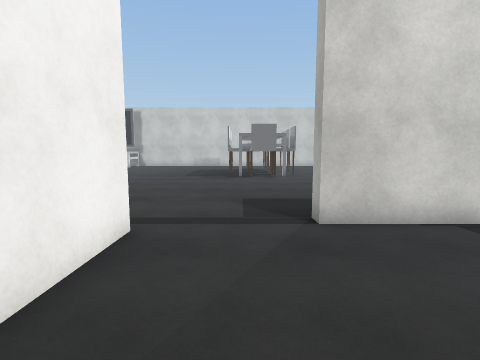
view 1 (above)

16 first-person views from a walk through a scene from a Unity 3-D project. The camera is 1.4 m above the floor, tilts 6° down and sees 85° across. The floor is counted in squares, 1 m on a side. Each view is taken from the middle of a square. On the plan, view 1 faces up. The plan holds only what a view shows up to about 13 squares ahead; the rest is blank. The place goes on beyond the plan. Some surface patterns are stand-ins.

view 2
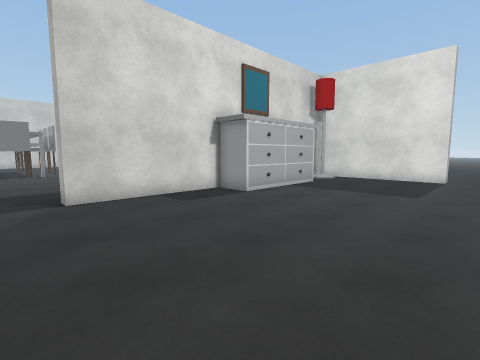

view 3
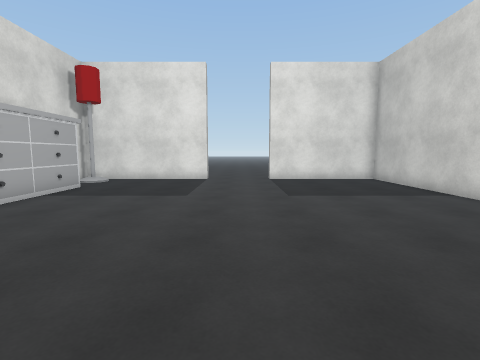

view 4
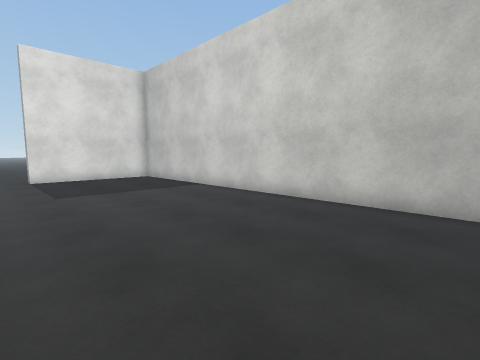

view 5
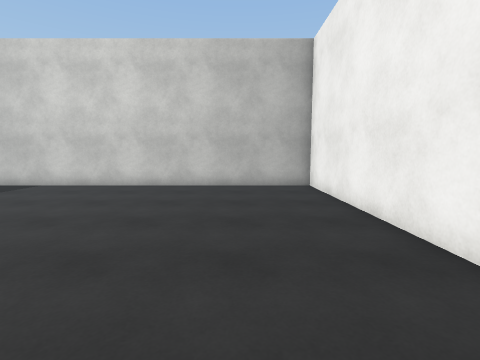

view 6
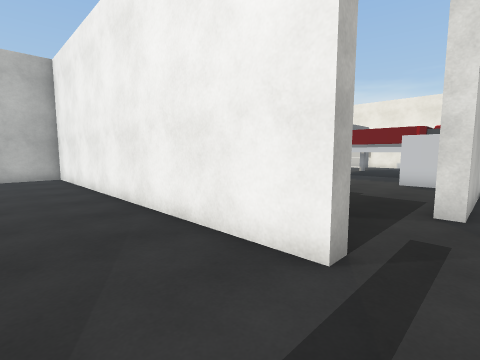

view 7
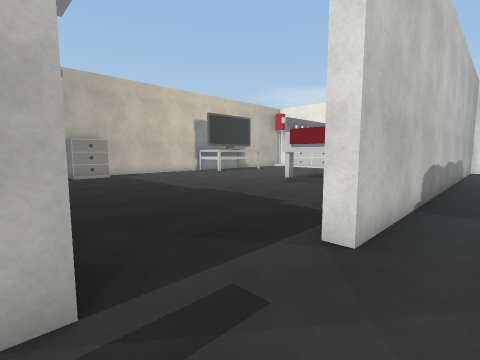

view 8
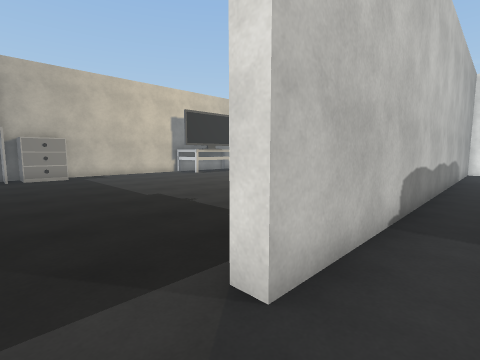

view 9
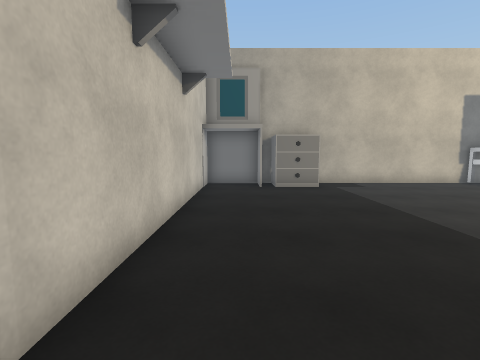

view 10
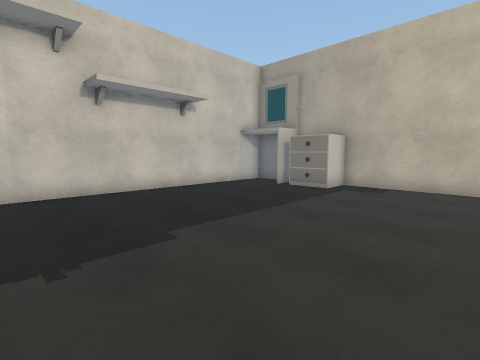

view 11
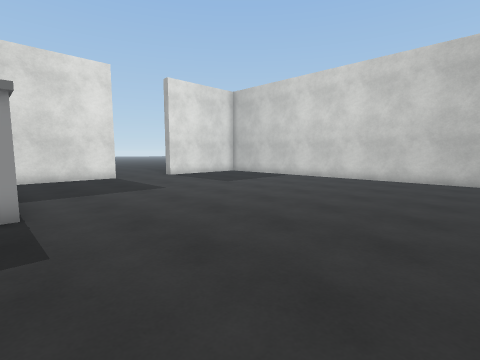

view 12
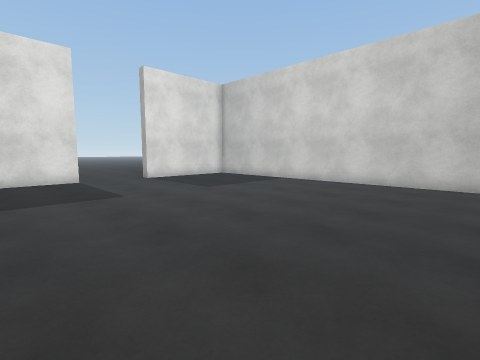

view 13
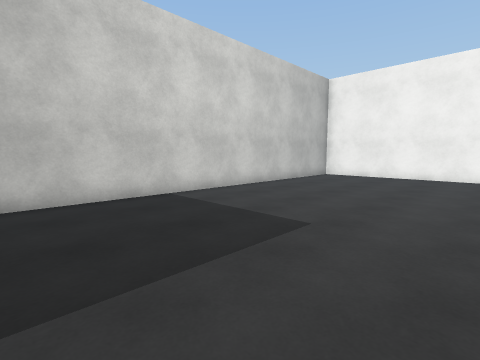

view 14
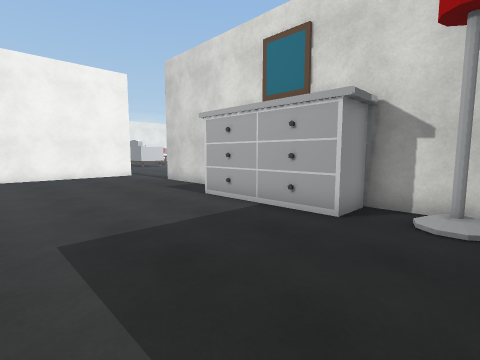

view 15
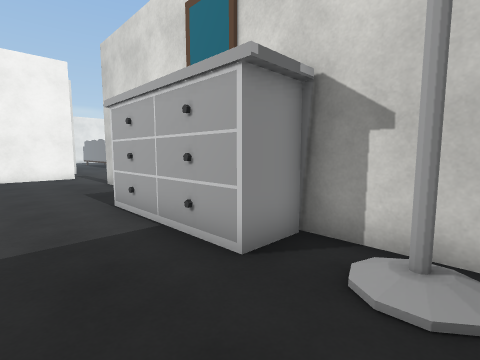

view 16
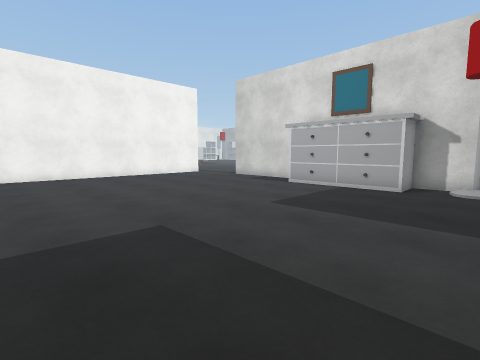

### Floor plan
Points are (right, up) in squares from view 1. A wall is a line through its corners. A room is listed if a view was taken in it or the views show most of it. See-through windows are left out.
Room 1 (views 1, 2, 3, 4, 5, 11, 12, 13, 14, 15, 16)
walls: (-2, 4.6) (-2, -10.1) (14.1, -10.1); (14, 5) (11.6, 5) (11.6, 3.5) (6.8, 3.5) (6.8, 5) (1.6, 5)
ways out: opening at (0, 4) to room 2
objects: lamp (13, 4)
Room 2 (views 6, 7, 8)
walls: (1.6, 5) (1.6, 5.6); (-2.5, 4.6) (-2, 4.6); (-12.5, 5.6) (-5.8, 5.6) (-5.8, 5)
ways out: opening at (0, 4) to room 1; opening at (-4, 4.3) to room 3
objects: other object (1, 15) to (2, 15)
Room 3 (views 9, 10)
walls: (-4.8, -8.5) (-4.8, -9.9) (-2.5, -9.9) (-2.5, 0.6); (-4.9, -9.5) (-4.9, -8.5); (-12.5, -10.1) (-7.1, -10.1)
ways out: opening at (-4, 4.3) to room 2
objects: drawers (-12, 3) to (-12, 4); drawers (-7, -10) to (-6, -9)

Positions as (right, up) in squares from view 1, and headings:
1: (0, 0), facing up
2: (0, -3), facing up-right
3: (1, -3), facing right
4: (0, -3), facing down-right
5: (1, 1), facing down
6: (1, 6), facing down-left
7: (-2, 7), facing down-left
8: (-4, 7), facing down-left
9: (-4, 2), facing down
10: (-12, 1), facing down-right
11: (0, 4), facing down-right
12: (1, 2), facing down-right
13: (14, -2), facing down-left
14: (14, -2), facing up-left
15: (14, 1), facing up-left
16: (14, -7), facing up-left
